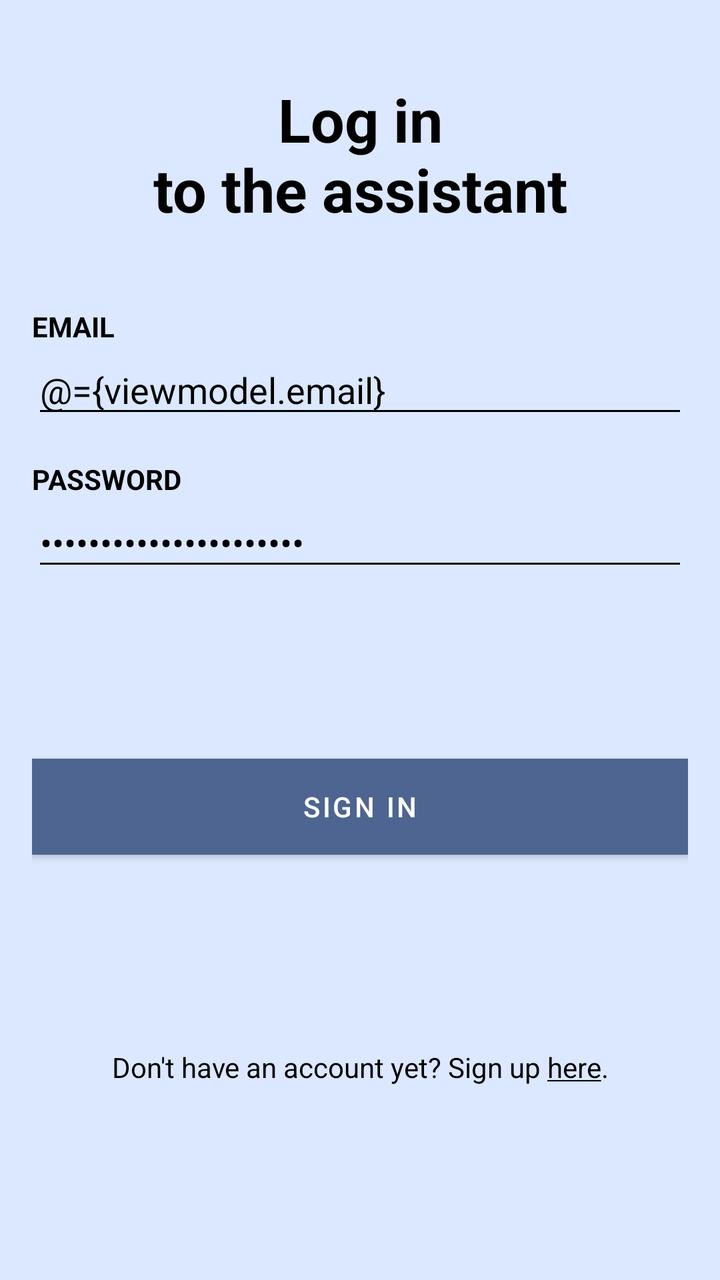
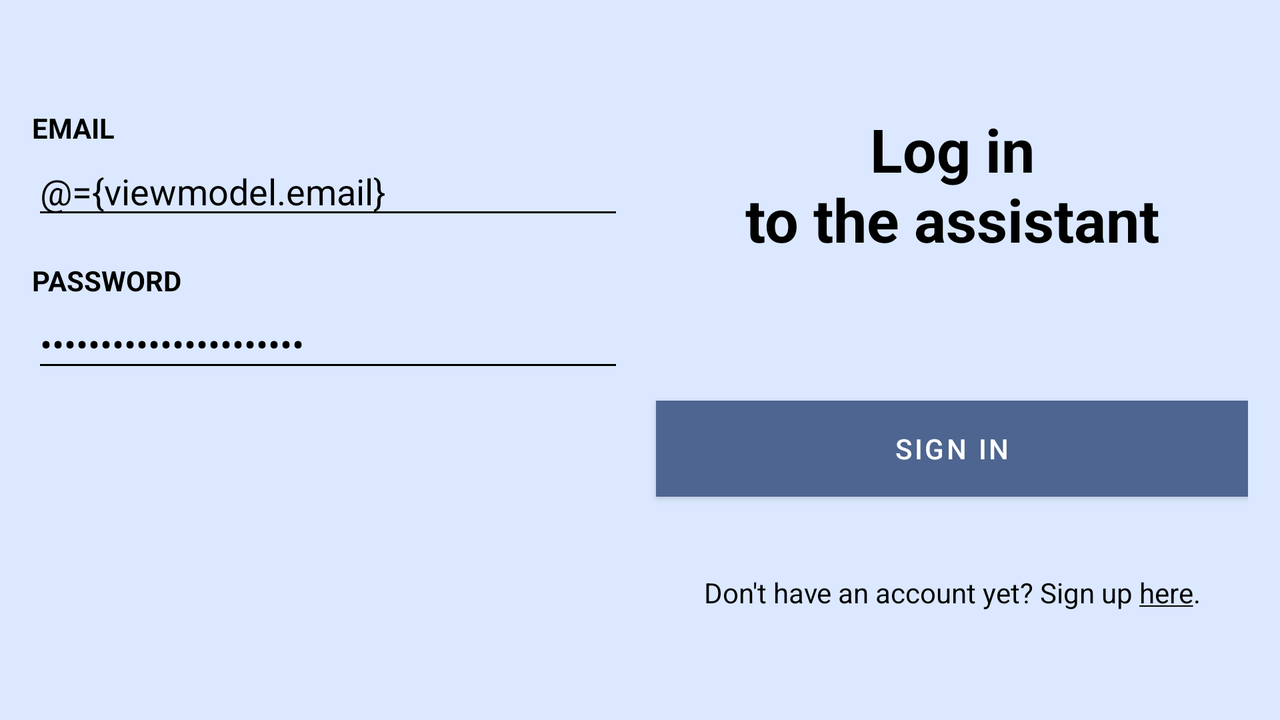

Two renders of one Android screen. The first uses the default layout on a phone; the second uses the alternative layout the repository ships for a different screen configuration, on a matching device. The two XML files are below.
<!-- AndroidManifest.xml: application theme AppTheme -->
<!-- res/layout/login_layout.xml -->
<?xml version="1.0" encoding="utf-8"?>
<layout xmlns:android="http://schemas.android.com/apk/res/android"
    xmlns:app="http://schemas.android.com/apk/res-auto"
    xmlns:tools="http://schemas.android.com/tools">

    <data>

        <variable
            name="viewmodel"
            type="pl.consultantassistant.ui.auth.AuthViewModel" />
    </data>

    <androidx.core.widget.NestedScrollView
        android:layout_width="match_parent"
        android:layout_height="match_parent"
        android:fillViewport="true">

        <androidx.constraintlayout.widget.ConstraintLayout
            android:id="@+id/constraintLayout"
            android:layout_width="match_parent"
            android:layout_height="match_parent"
            android:gravity="center_vertical"
            android:padding="16dp"
            tools:context=".ui.auth.LoginActivity">

            <TextView
                android:id="@+id/login_welcome_text"
                android:layout_width="0dp"
                android:layout_height="wrap_content"
                android:text="@string/login_welcome_text"
                android:textAlignment="center"
                android:textSize="30sp"
                android:textStyle="bold"
                app:layout_constraintBottom_toTopOf="@id/guideline"
                app:layout_constraintEnd_toEndOf="parent"
                app:layout_constraintStart_toStartOf="parent"
                app:layout_constraintTop_toTopOf="parent" />

            <androidx.constraintlayout.widget.Guideline
                android:id="@+id/guideline"
                android:layout_width="wrap_content"
                android:layout_height="wrap_content"
                android:orientation="horizontal"
                app:layout_constraintGuide_percent="0.2" />

            <LinearLayout
                android:id="@+id/left_side_login"
                android:layout_width="0dp"
                android:layout_height="wrap_content"
                android:descendantFocusability="beforeDescendants"
                android:focusableInTouchMode="true"
                android:orientation="vertical"
                app:layout_constraintEnd_toEndOf="parent"
                app:layout_constraintStart_toStartOf="parent"
                app:layout_constraintTop_toTopOf="@+id/guideline">

                <TextView
                    android:id="@+id/textview_email_label"
                    android:layout_width="match_parent"
                    android:layout_height="wrap_content"
                    android:layout_marginTop="16dp"
                    android:text="@string/email_label"
                    android:textAllCaps="true"
                    android:textStyle="bold" />

                <EditText
                    android:id="@+id/edittext_email_input"
                    android:layout_width="match_parent"
                    android:layout_height="wrap_content"
                    android:autofillHints="emailAddress"
                    android:gravity="center_vertical"
                    android:hint="@string/email_hint"
                    android:inputType="textEmailAddress"
                    android:text="@={viewmodel.email}" />

                <TextView
                    android:id="@+id/textview_password_label"
                    android:layout_width="match_parent"
                    android:layout_height="wrap_content"
                    android:layout_marginTop="16dp"
                    android:text="@string/password_label"
                    android:textAllCaps="true"
                    android:textStyle="bold" />

                <EditText
                    android:id="@+id/edittext_password_input"
                    android:layout_width="match_parent"
                    android:layout_height="wrap_content"
                    android:autofillHints="password"
                    android:hint="@string/password_hint"
                    android:importantForAutofill=""
                    android:inputType="textPassword"
                    android:text="@={viewmodel.password}" />

            </LinearLayout>

            <Button
                android:id="@+id/button_sign_in"
                android:layout_width="0dp"
                android:layout_height="wrap_content"
                android:layout_marginTop="8dp"
                android:background="@color/colorPrimary"
                android:onClick="@{(v) -> viewmodel.login(v)}"
                android:padding="8dp"
                android:text="@string/sign_in"
                app:layout_constraintBottom_toTopOf="@+id/textview_sign_up"
                app:layout_constraintEnd_toEndOf="parent"
                app:layout_constraintHorizontal_bias="0.5"
                app:layout_constraintStart_toStartOf="parent"
                app:layout_constraintTop_toBottomOf="@+id/left_side_login" />

            <TextView
                android:id="@+id/textview_sign_up"
                android:layout_width="0dp"
                android:layout_height="wrap_content"
                android:layout_marginTop="16dp"
                android:onClick="@{(v) -> viewmodel.goToSignUp(v)}"
                android:text="@string/create_new_account_label"
                android:textAlignment="center"
                app:layout_constraintBottom_toBottomOf="parent"
                app:layout_constraintEnd_toEndOf="parent"
                app:layout_constraintStart_toStartOf="parent"
                app:layout_constraintTop_toBottomOf="@+id/button_sign_in" />

            <ProgressBar
                android:id="@+id/progress_bar"
                android:layout_width="wrap_content"
                android:layout_height="wrap_content"
                android:visibility="gone"
                app:layout_constraintBottom_toBottomOf="parent"
                app:layout_constraintEnd_toEndOf="parent"
                app:layout_constraintStart_toStartOf="parent"
                app:layout_constraintTop_toTopOf="parent" />

        </androidx.constraintlayout.widget.ConstraintLayout>

    </androidx.core.widget.NestedScrollView>

</layout>
<!-- resources referenced by this layout -->
<resources>
  <color name="colorPrimary">#4d6590</color>
  <string name="create_new_account_label">Don\'t have an account yet? Sign up <u>here</u>.</string>
  <string name="email_hint">Enter an email</string>
  <string name="email_label">Email</string>
  <string name="login_welcome_text">Log in\nto the assistant</string>
  <string name="password_hint">Enter a password</string>
  <string name="password_label">Password</string>
  <string name="sign_in">Sign in</string>
  <!-- from res/values-v23/ -->
  <style name="AppTheme" parent="Theme.MaterialComponents.Light.DarkActionBar">
          <item name="colorPrimary">@color/colorPrimary</item>
          <item name="colorPrimaryDark">@color/colorPrimaryDark</item>
          <item name="colorPrimaryVariant">@color/colorPrimaryDark</item>
          <item name="colorAccent">@color/colorAccent</item>
          <item name="colorSecondary">@color/colorAccent</item>
          <item name="colorError">@color/colorError</item>
          <item name="colorSurface">@color/cardBackgroundColor</item>
          <item name="colorOnPrimary">@color/colorOnPrimary</item>
          <item name="colorOnSecondary">@color/colorOnSecondary</item>
          <item name="colorOnBackground">@color/colorOnBackground</item>
          <item name="colorOnSurface">@color/colorOnSurface</item>
          <item name="colorOnError">@color/colorOnError</item>
          <item name="android:textColor">?attr/colorOnSurface</item>
          <item name="android:textColorPrimary">?attr/colorOnSurface</item>
          <item name="android:textColorSecondary">?attr/colorOnSurface</item>
          <item name="android:windowBackground">@color/backgroundColor</item>
          <item name="android:textColorHint">@color/hintTextColor</item>
          <item name="android:popupMenuStyle">@style/AppTheme.PopupMenu</item>
          <item name="bottomNavigationIconTintColor">@color/colorPrimary</item>
          <item name="bottomNavigationIconSelectedTintColor">@color/bottomNavigationIconSelectedTintColor</item>
          <item name="android:textViewStyle">@style/AppTheme.TextView.WithDrawable</item>
      </style>
  <color name="colorPrimaryDark">#1e3b62</color>
  <color name="colorAccent">#FFDFA4</color>
  <color name="colorError">#B00020</color>
  <color name="cardBackgroundColor">#FFFFFF</color>
  <color name="colorOnPrimary">#FFFFFF</color>
  <color name="colorOnSecondary">#000000</color>
  <color name="colorOnBackground">#000000</color>
  <color name="colorOnSurface">#000000</color>
  <color name="colorOnError">#FFFFFF</color>
  <color name="backgroundColor">#DBE8FF</color>
  <color name="hintTextColor">#808080</color>
  <style name="AppTheme.PopupMenu" parent="@android:style/Widget.PopupMenu">
          <item name="android:popupBackground">@color/colorAccent</item>
      </style>
  <color name="bottomNavigationIconSelectedTintColor">#1e3b62</color>
  <!-- from res/values-v23/ -->
  <style name="AppTheme.TextView.WithDrawable" parent="android:Widget.TextView">
          <item name="android:drawableTint">@color/colorOnSecondary</item>
      </style>
</resources>
<!-- res/layout-land/login_layout.xml (the repository's variant of the layout above) -->
<!-- drawn on the phone turned sideways -->
<?xml version="1.0" encoding="utf-8"?>
<layout xmlns:android="http://schemas.android.com/apk/res/android"
    xmlns:app="http://schemas.android.com/apk/res-auto"
    xmlns:tools="http://schemas.android.com/tools">

    <data>

        <variable
            name="viewmodel"
            type="pl.consultantassistant.ui.auth.AuthViewModel" />
    </data>

    <androidx.core.widget.NestedScrollView
        android:layout_width="match_parent"
        android:layout_height="match_parent"
        android:fillViewport="true">

        <androidx.constraintlayout.widget.ConstraintLayout
            android:id="@+id/constraintLayout"
            android:layout_width="match_parent"
            android:layout_height="match_parent"
            android:gravity="center_vertical"
            android:padding="16dp"
            tools:context=".ui.auth.LoginActivity">

            <LinearLayout
                android:id="@+id/left_side_login"
                android:layout_width="0dp"
                android:layout_height="wrap_content"
                android:layout_marginEnd="8dp"
                android:descendantFocusability="beforeDescendants"
                android:focusableInTouchMode="true"
                android:orientation="vertical"
                app:layout_constraintEnd_toStartOf="@+id/vertical_guideline"
                app:layout_constraintStart_toStartOf="parent"
                app:layout_constraintTop_toTopOf="@+id/login_welcome_text">

                <TextView
                    android:id="@+id/textview_email_label"
                    android:layout_width="match_parent"
                    android:layout_height="wrap_content"
                    android:text="@string/email_label"
                    android:textAllCaps="true"
                    android:textStyle="bold" />

                <EditText
                    android:id="@+id/edittext_email_input"
                    android:layout_width="match_parent"
                    android:layout_height="wrap_content"
                    android:autofillHints="emailAddress"
                    android:gravity="center_vertical"
                    android:hint="@string/email_hint"
                    android:inputType="textEmailAddress"
                    android:text="@={viewmodel.email}" />

                <TextView
                    android:id="@+id/textview_password_label"
                    android:layout_width="match_parent"
                    android:layout_height="wrap_content"
                    android:layout_marginTop="16dp"
                    android:text="@string/password_label"
                    android:textAllCaps="true"
                    android:textStyle="bold" />

                <EditText
                    android:id="@+id/edittext_password_input"
                    android:layout_width="match_parent"
                    android:layout_height="wrap_content"
                    android:autofillHints="password"
                    android:hint="@string/password_hint"
                    android:inputType="textPassword"
                    android:text="@={viewmodel.password}" />

            </LinearLayout>

            <TextView
                android:id="@+id/login_welcome_text"
                android:layout_width="0dp"
                android:layout_height="wrap_content"
                android:layout_marginStart="8dp"
                android:gravity="center"
                android:text="@string/login_welcome_text"
                android:textAlignment="center"
                android:textSize="30sp"
                android:textStyle="bold"
                app:layout_constraintBottom_toTopOf="@+id/button_sign_in"
                app:layout_constraintEnd_toEndOf="parent"
                app:layout_constraintStart_toStartOf="@id/vertical_guideline"
                app:layout_constraintTop_toTopOf="parent" />

            <Button
                android:id="@+id/button_sign_in"
                android:layout_width="0dp"
                android:layout_height="wrap_content"
                android:layout_marginTop="32dp"
                android:background="@color/colorPrimary"
                android:onClick="@{(v) -> viewmodel.login(v)}"
                android:padding="8dp"
                android:text="@string/sign_in"
                app:layout_constraintBottom_toTopOf="@+id/textview_sign_up"
                app:layout_constraintEnd_toEndOf="parent"
                app:layout_constraintStart_toStartOf="@+id/login_welcome_text"
                app:layout_constraintTop_toBottomOf="@+id/login_welcome_text" />

            <TextView
                android:id="@+id/textview_sign_up"
                android:layout_width="0dp"
                android:layout_height="wrap_content"
                android:onClick="@{(v) -> viewmodel.goToSignUp(v)}"
                android:text="@string/create_new_account_label"
                android:textAlignment="center"
                app:layout_constraintBottom_toBottomOf="parent"
                app:layout_constraintEnd_toEndOf="parent"
                app:layout_constraintStart_toStartOf="@+id/login_welcome_text"
                app:layout_constraintTop_toBottomOf="@+id/button_sign_in" />

            <ProgressBar
                android:id="@+id/progress_bar"
                android:layout_width="wrap_content"
                android:layout_height="wrap_content"
                android:visibility="gone"
                app:layout_constraintBottom_toBottomOf="parent"
                app:layout_constraintEnd_toEndOf="parent"
                app:layout_constraintStart_toStartOf="parent"
                app:layout_constraintTop_toTopOf="parent" />

            <androidx.constraintlayout.widget.Guideline
                android:id="@+id/vertical_guideline"
                android:layout_width="wrap_content"
                android:layout_height="wrap_content"
                android:orientation="vertical"
                app:layout_constraintGuide_percent="0.5" />

        </androidx.constraintlayout.widget.ConstraintLayout>

    </androidx.core.widget.NestedScrollView>

</layout>
